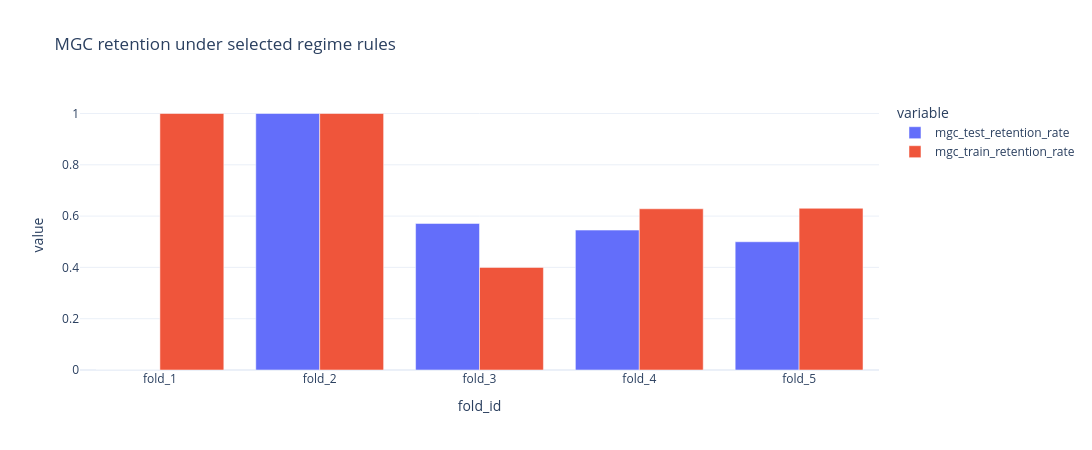

Write notebook code for a chart like this one.
### Code cell
display(Markdown("## 5. Why Regime Gating Was Not Retained"))

regime_compare = strict_regime_wfa_summary.copy()
regime_compare["entity_label"] = regime_compare[regime_entity_col].astype(str)
display(regime_compare.round(3))

display(Markdown("### Selected regime rule by fold"))
display(
    selected_regime_rule_by_fold[
        [
            "fold_id",
            "rule_id",
            "family",
            "allocation_scheme",
            "train_score",
            "train_net_pnl",
            "train_profit_factor",
            "train_trades",
            "mgc_retention_rate_train",
        ]
    ].round(3)
)

retention_fig = px.bar(
    mgc_regime_retention_summary,
    x="fold_id",
    y=["mgc_test_retention_rate", "mgc_train_retention_rate"],
    barmode="group",
    title="MGC retention under selected regime rules",
)
retention_fig.update_layout(template=PLOT_TEMPLATE, width=1100, height=450)
retention_fig.show()

### Figure 1 — Plotly figure (JSON) as saved in the notebook; plotly's stock layout.template omitted (floating-point values rounded to 4 significant figures)
{"data": [{"alignmentgroup": "True", "hovertemplate": "variable=mgc_test_retention_rate<br>fold_id=%{x}<br>value=%{y}<extra></extra>", "legendgroup": "mgc_test_retention_rate", "marker": {"color": "#636efa", "pattern": {"shape": ""}}, "name": "mgc_test_retention_rate", "offsetgroup": "mgc_test_retention_rate", "orientation": "v", "showlegend": true, "textposition": "auto", "type": "bar", "x": ["fold_1", "fold_2", "fold_3", "fold_4", "fold_5"], "xaxis": "x", "y": [0.0, 1.0, 0.5714, 0.5455, 0.5], "yaxis": "y"}, {"alignmentgroup": "True", "hovertemplate": "variable=mgc_train_retention_rate<br>fold_id=%{x}<br>value=%{y}<extra></extra>", "legendgroup": "mgc_train_retention_rate", "marker": {"color": "#EF553B", "pattern": {"shape": ""}}, "name": "mgc_train_retention_rate", "offsetgroup": "mgc_train_retention_rate", "orientation": "v", "showlegend": true, "textposition": "auto", "type": "bar", "x": ["fold_1", "fold_2", "fold_3", "fold_4", "fold_5"], "xaxis": "x", "y": [1.0, 1.0, 0.4, 0.6286, 0.6304], "yaxis": "y"}], "layout": {"barmode": "group", "height": 450, "legend": {"title": {"text": "variable"}, "tracegroupgap": 0}, "title": {"text": "MGC retention under selected regime rules"}, "width": 1100, "xaxis": {"anchor": "y", "domain": [0.0, 1.0], "title": {"text": "fold_id"}}, "yaxis": {"anchor": "x", "domain": [0.0, 1.0], "title": {"text": "value"}}}}
